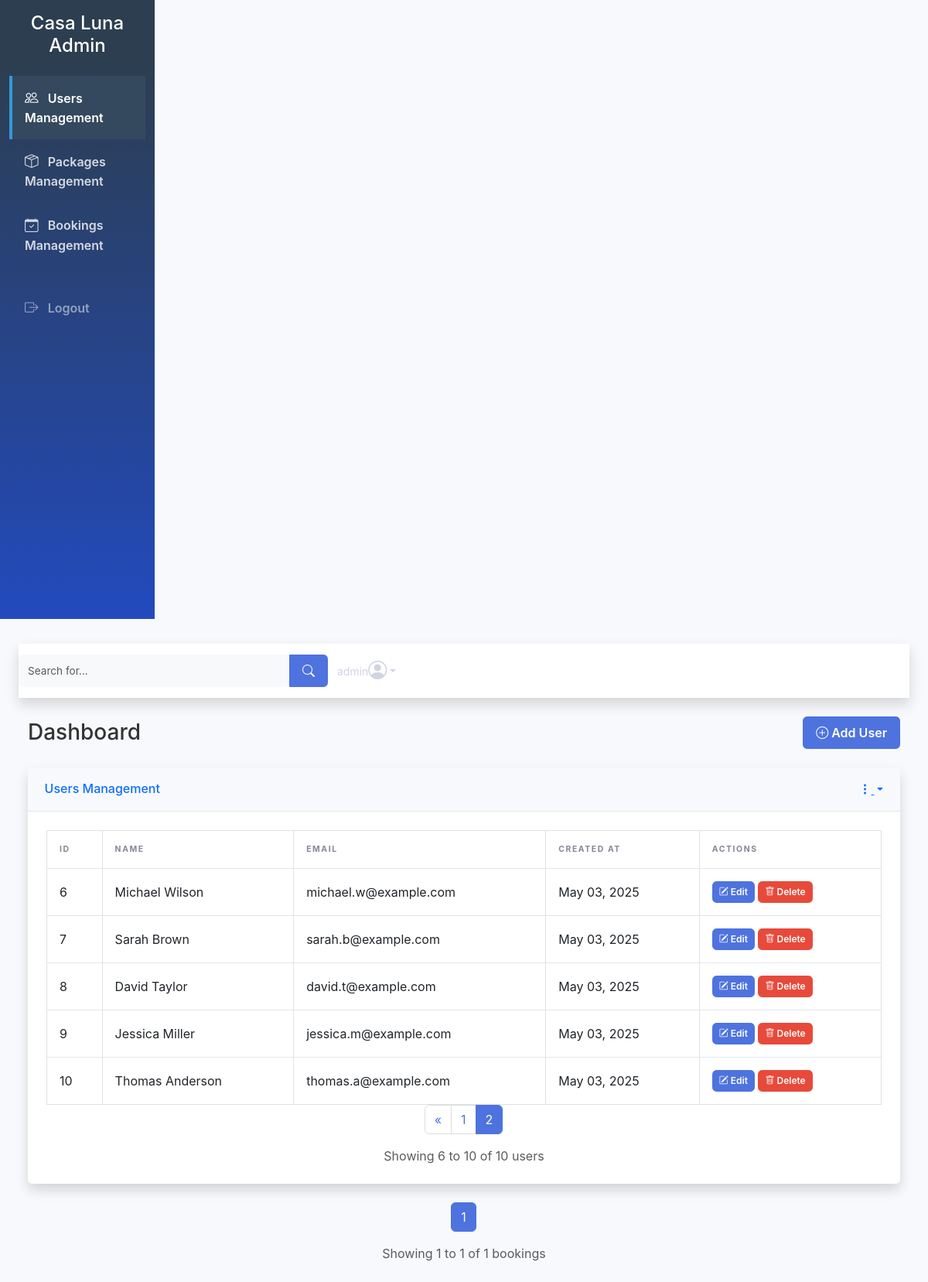
/admin.php?tab=users&user_page=2 (signed in), run on the app's committed database.
### tables this page shows
CREATE TABLE `users` (
  `id` int(11) NOT NULL,
  `name` varchar(100) NOT NULL,
  `email` varchar(150) NOT NULL,
  `password` varchar(255) NOT NULL,
  `created_at` timestamp NOT NULL DEFAULT current_timestamp()
);

### admin.php (the view, shortened to what this page needs)
<?php
include('connection.php');
$active_tab = isset($_GET['tab']) ? $_GET['tab'] : 'users';
$records_per_page = 5;
$search_query = '';
$user_page = isset($_GET['user_page']) ? (int)$_GET['user_page'] : 1;
$user_offset = ($user_page - 1) * $records_per_page;
$user_query = "SELECT * FROM users";
$user_query .= " LIMIT $user_offset, $records_per_page";
$users = mysqli_query($connection, $user_query);
$total_users = mysqli_query($connection, "SELECT COUNT(*) as total FROM users");
$total_users = mysqli_fetch_assoc($total_users)['total'];
$total_user_pages = ceil($total_users / $records_per_page);
$booking_page = isset($_GET['booking_page']) ? (int)$_GET['booking_page'] : 1;
$booking_offset = ($booking_page - 1) * $records_per_page;
$total_bookings = mysqli_query($connection, "SELECT COUNT(*) as total FROM booking");
$total_bookings = mysqli_fetch_assoc($total_bookings)['total'];
$total_booking_pages = ceil($total_bookings / $records_per_page);
?>
<!DOCTYPE html>
<html lang="en">
<head>
    <link href="https://cdn.jsdelivr.net/npm/bootstrap@5.3.0/dist/css/bootstrap.min.css" rel="stylesheet">
    <link rel="stylesheet" href="https://cdn.jsdelivr.net/npm/bootstrap-icons@1.10.0/font/bootstrap-icons.css">
</head>
<body>
    <div class="container-fluid">
        <div class="row">
            <div class="col-md-3 col-lg-2 d-md-block sidebar collapse bg-dark" id="sidebarMenu">
                <div class="position-sticky pt-3">
                    <div class="text-center mb-4">
                        <h4 class="text-white">Casa Luna Admin</h4>
                    </div>
                    <ul class="nav flex-column">
                        <li class="nav-item">
                            <a class="nav-link <?php echo $active_tab == 'users' ? 'active' : ''; ?>" href="?tab=users">
                                <i class="bi bi-people"></i>
                                Users Management
                            </a>
                        </li>
                        <li class="nav-item">
                            <a class="nav-link <?php echo $active_tab == 'packages' ? 'active' : ''; ?>" href="?tab=packages">
                                <i class="bi bi-box-seam"></i>
                                Packages Management
                            </a>
                        </li>
                        <li class="nav-item">
                            <a class="nav-link <?php echo $active_tab == 'bookings' ? 'active' : ''; ?>" href="?tab=bookings">
                                <i class="bi bi-calendar-check"></i>
                                Bookings Management
                            </a>
                        </li>
                        <li class="nav-item mt-4">
                            <a class="nav-link logout-link" href="logout.php">
                                <i class="bi bi-box-arrow-right"></i>
                                Logout
                            </a>
                        </li>
                    </ul>
                </div>
            </div>
            <main class="col-md-9 ms-sm-auto col-lg-10 px-md-4 main-content">
                <nav class="navbar navbar-expand navbar-light bg-white topbar mb-4 static-top shadow">
                    <form method="GET" class="d-none d-sm-inline-block form-inline mr-auto ml-md-3 my-2 my-md-0 mw-100 navbar-search">
                        <div class="input-group">
                            <input type="text" class="form-control bg-light border-0 small" name="search" placeholder="Search for..." value="<?php echo htmlspecialchars($search_query); ?>">
                            <button class="btn btn-primary" type="submit">
                                <i class="bi bi-search"></i>
                            </button>
                        </div>
                    </form>
                    <ul class="navbar-nav ml-auto">
                        <li class="nav-item dropdown no-arrow">
                            <a class="nav-link dropdown-toggle" href="#" id="userDropdown" role="button" data-bs-toggle="dropdown" aria-expanded="false">
                                <span class="mr-2 d-none d-lg-inline text-gray-600 small"><?php echo $_SESSION['admin_username']; ?></span>
                                <i class="bi bi-person-circle fs-4"></i>
                            </a>
                        </li>
                    </ul>
                </nav>
                <div class="container-fluid">
                    <div class="d-sm-flex align-items-center justify-content-between mb-4">
                        <h1 class="h3 mb-0 text-gray-800">Dashboard</h1>
                        <?php if ($active_tab == 'bookings'): ?>
                            <button class="btn btn-primary" data-bs-toggle="modal" data-bs-target="#addBookingModal">
                                <i class="bi bi-plus-circle"></i> Add Booking
                            </button>
                        <?php elseif ($active_tab == 'users'): ?>
                            <button class="btn btn-primary" data-bs-toggle="modal" data-bs-target="#addUserModal">
                                <i class="bi bi-plus-circle"></i> Add User
                            </button>
                        <?php endif; ?>
                    </div>
                    <div class="row">
                        <div class="col-12 <?php echo $active_tab == 'users' ? '' : 'd-none'; ?>">
                            <div class="card shadow mb-4">
                                <div class="card-header py-3 d-flex flex-row align-items-center justify-content-between">
                                    <h6 class="m-0 font-weight-bold text-primary">Users Management</h6>
                                    <div class="dropdown no-arrow">
                                        <a class="dropdown-toggle" href="#" role="button" id="dropdownMenuLink" data-bs-toggle="dropdown" aria-expanded="false">
                                            <i class="bi bi-three-dots-vertical text-gray-400"></i>
                                        </a>
                                    </div>
                                </div>
                                <div class="card-body">
                                    <div class="table-responsive">
                                        <table class="table table-bordered" width="100%" cellspacing="0">
                                            <thead>
                                                <tr>
                                                    <th>ID</th>
                                                    <th>Name</th>
                                                    <th>Email</th>
                                                    <th>Created At</th>
                                                    <th>Actions</th>
                                                </tr>
                                            </thead>
                                            <tbody>
                                                <?php while ($user = mysqli_fetch_assoc($users)): ?>
                                                    <tr class="fade-in">
                                                        <td><?php echo $user['id']; ?></td>
                                                        <td><?php echo htmlspecialchars($user['name']); ?></td>
                                                        <td><?php echo htmlspecialchars($user['email']); ?></td>
                                                        <td><?php echo date('M d, Y', strtotime($user['created_at'])); ?></td>
                                                        <td>
                                                            <button class="btn btn-sm btn-primary" data-bs-toggle="modal" data-bs-target="#editUserModal<?php echo $user['id']; ?>">
                                                                <i class="bi bi-pencil-square"></i> Edit
                                                            </button>
                                                            <button class="btn btn-sm btn-danger" data-bs-toggle="modal" data-bs-target="#deleteUserModal<?php echo $user['id']; ?>">
                                                                <i class="bi bi-trash"></i> Delete
                                                            </button>
                                                        </td>
                                                    </tr>
                                                <?php endwhile; ?>
                                            </tbody>
                                        </table>
                                    </div>
                                    <nav aria-label="Page navigation">
                                        <ul class="pagination justify-content-center">
                                            <?php if ($user_page > 1): ?>
                                                <li class="page-item">
                                                    <a class="page-link" href="?tab=users&user_page=<?php echo $user_page - 1; ?><?php echo $search_query ? '&search=' . urlencode($search_query) : ''; ?>" aria-label="Previous">
                                                        <span aria-hidden="true">&laquo;</span>
                                                    </a>
                                                </li>
                                            <?php endif; ?>
                                            <?php for ($i = 1; $i <= $total_user_pages; $i++): ?>
                                                <li class="page-item <?php echo $i == $user_page ? 'active' : ''; ?>">
                                                    <a class="page-link" href="?tab=users&user_page=<?php echo $i; ?><?php echo $search_query ? '&search=' . urlencode($search_query) : ''; ?>"><?php echo $i; ?></a>
                                                </li>
                                            <?php endfor; ?>
                                        </ul>
                                    </nav>
                                    <div class="text-center text-muted">
                                        Showing <?php echo ($user_offset + 1) . ' to ' . min($user_offset + $records_per_page, $total_users); ?> of <?php echo $total_users; ?> users
                                    </div>
                                </div>
                            </div>
                        </div>
                        <div class="col-12 <?php echo $active_tab == 'bookings' ? '' : 'd-none'; ?>">
                            <div class="card shadow mb-4">
                                <div class="card-body">
                                    <nav aria-label="Page navigation">
                                        <ul class="pagination justify-content-center">
                                            <?php for ($i = 1; $i <= $total_booking_pages; $i++): ?>
                                                <li class="page-item <?php echo $i == $booking_page ? 'active' : ''; ?>">
                                                    <a class="page-link" href="?tab=bookings&booking_page=<?php echo $i; ?><?php echo $search_query ? '&search=' . urlencode($search_query) : ''; ?>"><?php echo $i; ?></a>
                                                </li>
                                            <?php endfor; ?>
                                        </ul>
                                    </nav>
                                    <div class="text-center text-muted">
                                        Showing <?php echo ($booking_offset + 1) . ' to ' . min($booking_offset + $records_per_page, $total_bookings); ?> of <?php echo $total_bookings; ?> bookings
                                    </div>
                                </div>
                            </div>
                        </div>
                    </div>
                </div>
            </main>
        </div>
    </div>
</body>
</html>

### admin.php (style rules this page uses)
:root { --primary-color: #4e73df; --secondary-color: #858796; --success-color: #1cc88a; --info-color: #36b9cc; --warning-color: #f6c23e; --danger-color: #e74a3b; --light-color: #f8f9fc; --dark-color: #5a5c69; --sidebar-bg: #2c3e50; --sidebar-active: #3498db; --sidebar-hover: #34495e; }
body { font-family: 'Nunito', -apple-system, BlinkMacSystemFont, 'Segoe UI', Roboto, 'Helvetica Neue', Arial, sans-serif; background-color: #f8f9fc; color: #333; }
.sidebar { min-height: 100vh; background-color: var(--sidebar-bg); background-image: linear-gradient(180deg, var(--sidebar-bg) 10%, #224abe 100%); background-size: cover; transition: all 0.3s; }
.sidebar .nav-link { color: rgba(255, 255, 255, 0.8); padding: 1rem; font-weight: 600; border-left: 0.25rem solid transparent; transition: all 0.3s; }
.sidebar .nav-link.active { color: #fff; background-color: var(--sidebar-hover); border-left-color: var(--sidebar-active); }
.sidebar .nav-link i { margin-right: 0.5rem; font-size: 1.1rem; }
.sidebar .nav-item .logout-link { color: rgba(255, 255, 255, 0.5); }
.main-content { padding: 2rem; width: 100%; }
.topbar { height: 4.375rem; box-shadow: 0 0.15rem 1.75rem 0 rgba(58, 59, 69, 0.15); background-color: #fff; }
.topbar .navbar-search { width: 25rem; }
.topbar .navbar-search input { font-size: 0.85rem; height: auto; }
.topbar .nav-item .nav-link { height: 4.375rem; display: flex; align-items: center; padding: 0 0.75rem; color: #d1d3e2; }
.card { border: none; border-radius: 0.35rem; box-shadow: 0 0.15rem 1.75rem 0 rgba(58, 59, 69, 0.1); margin-bottom: 1.5rem; }
.card-header { background-color: #f8f9fc; border-bottom: 1px solid #e3e6f0; padding: 1rem 1.35rem; font-weight: 700; }
.card-body { padding: 1.5rem; }
.table-responsive { overflow-x: auto; }
.table { margin-bottom: 0; color: #5a5c69; }
.table th { border-top: none; border-bottom: 1px solid #e3e6f0; font-weight: 700; padding: 1rem; text-transform: uppercase; font-size: 0.65rem; letter-spacing: 0.1rem; color: var(--secondary-color); }
.table td { padding: 1rem; vertical-align: middle; border-top: 1px solid #e3e6f0; }
.btn { font-weight: 600; padding: 0.5rem 1rem; border-radius: 0.35rem; transition: all 0.3s; }
.btn-sm { padding: 0.25rem 0.5rem; font-size: 0.75rem; }
.btn-primary { background-color: var(--primary-color); border-color: var(--primary-color); }
.btn-danger { background-color: var(--danger-color); border-color: var(--danger-color); }
.pagination .page-item .page-link { color: var(--primary-color); border: 1px solid #ddd; margin-left: -1px; }
.pagination .page-item.active .page-link { background-color: var(--primary-color); border-color: var(--primary-color); color: white; }
.form-control, .form-select { border-radius: 0.35rem; padding: 0.5rem 0.75rem; border: 1px solid #d1d3e2; }
.fade-in { animation: fadeIn 0.3s ease-in; }

### data on the page
users: id "6", name "Michael Wilson", email "michael.w@example.com", created_at "May 03, 2025"
users: id "7", name "Sarah Brown", email "sarah.b@example.com", created_at "May 03, 2025"
users: id "8", name "David Taylor", email "david.t@example.com", created_at "May 03, 2025"
users: id "9", name "Jessica Miller", email "jessica.m@example.com", created_at "May 03, 2025"
users: id "10", name "Thomas Anderson", email "thomas.a@example.com", created_at "May 03, 2025"

### other printed values
$_SESSION['admin_username'] "admin"
$user_offset + 1 "6"
min($user_offset + $records_per_page, $total_users) "10"
$total_users "10"
$booking_offset + 1 "1"
min($booking_offset + $records_per_page, $total_bookings) "1"
$total_bookings "1"
